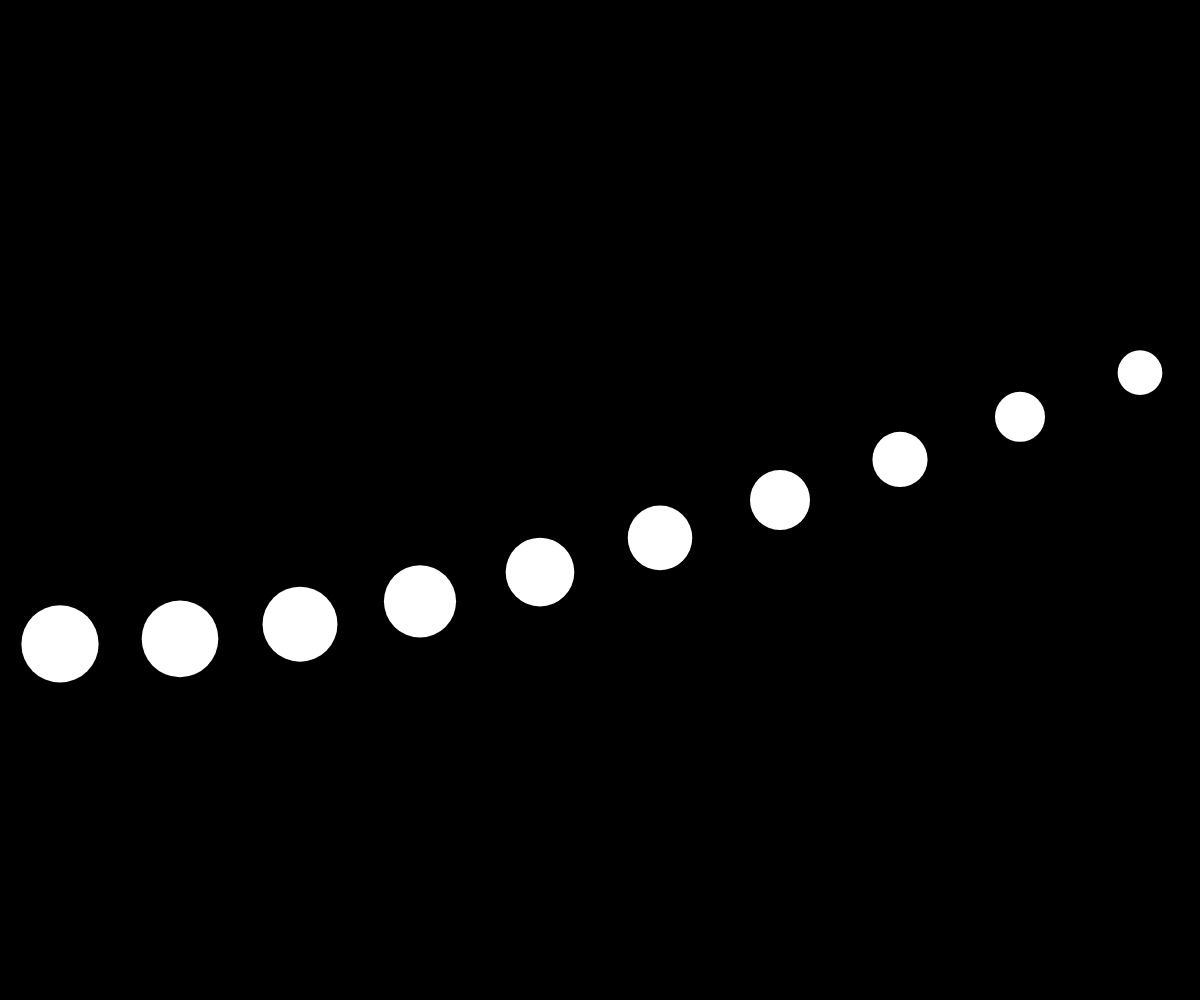
Frame 1 (no input)
Frame 60 (no input): identical to frame 1, image omitted
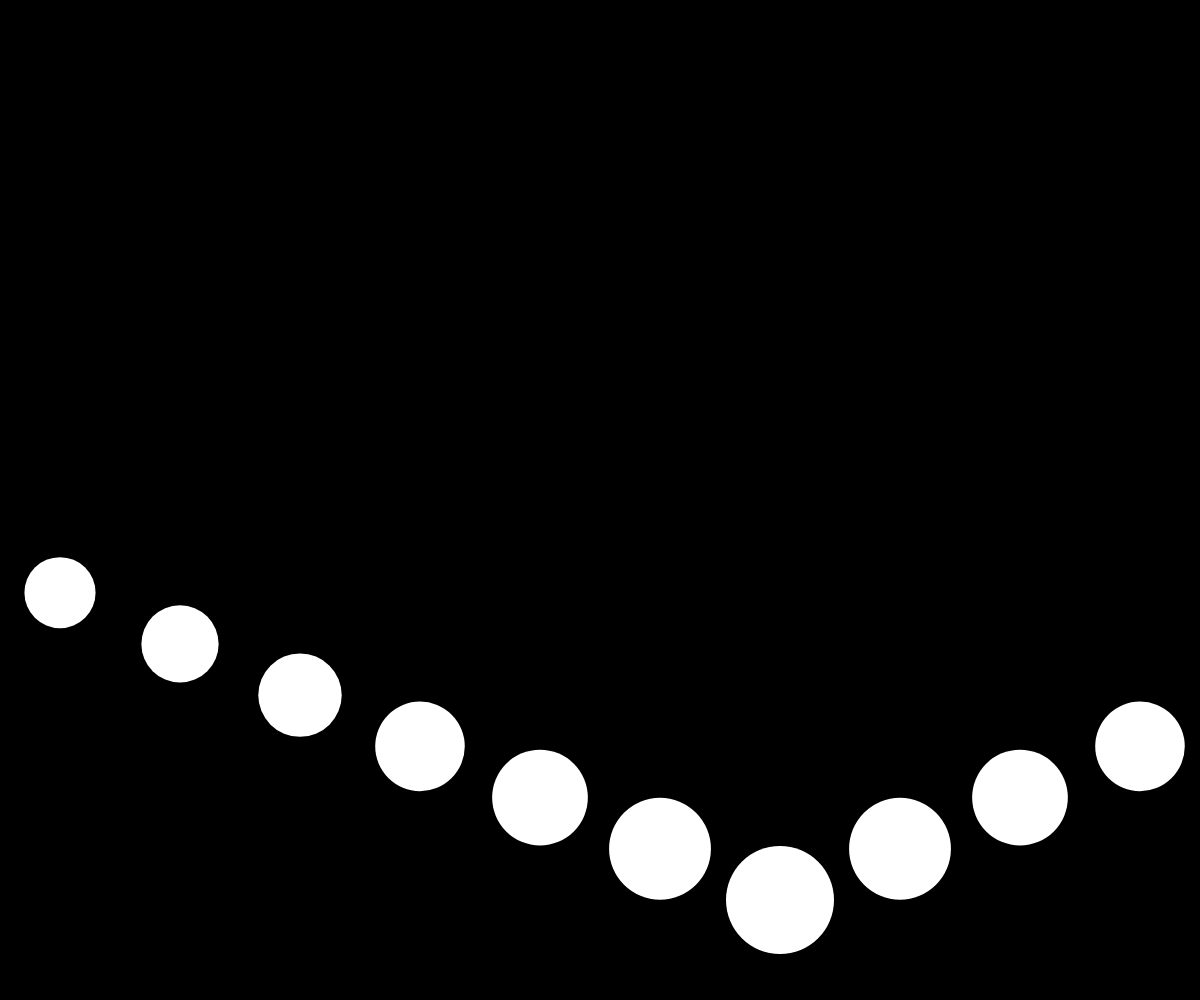
Frame 120 (the mouse pressed at the canvas centre since frame 60)

The p5.js sketch that drew these frames (run headless with seeded random() and noise() and a simulated clock; from frame 60 on, the mouse is pressed at the canvas centre):

// p5.js sketch
// ── sketch.js
let anzahl = 10;
let spaltenBreite;

function setup() {
  createCanvas(windowWidth, windowHeight);
  spaltenBreite=width/anzahl;
}

function draw() {
  background(0);
  noStroke();

  for(let i=0;i<anzahl;i=i+1){
    let distanz = dist(mouseX, mouseY, i*100, height/2);
    let maxDistanz = dist(0,0,width, height);
    let attract = map(distanz, 0, maxDistanz, 0.9, 0.1);

    ellipse(i*spaltenBreite+spaltenBreite/2,height*attract,spaltenBreite*attract,spaltenBreite*attract);
  }
}
